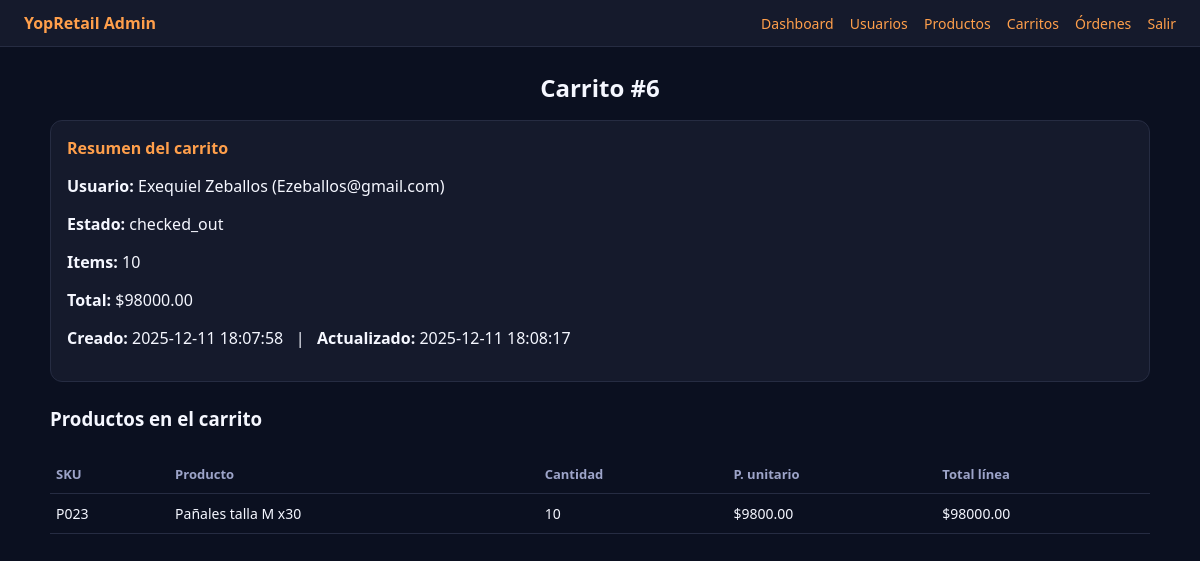
Before: /admin/carts/6 (signed in) with the older database file.
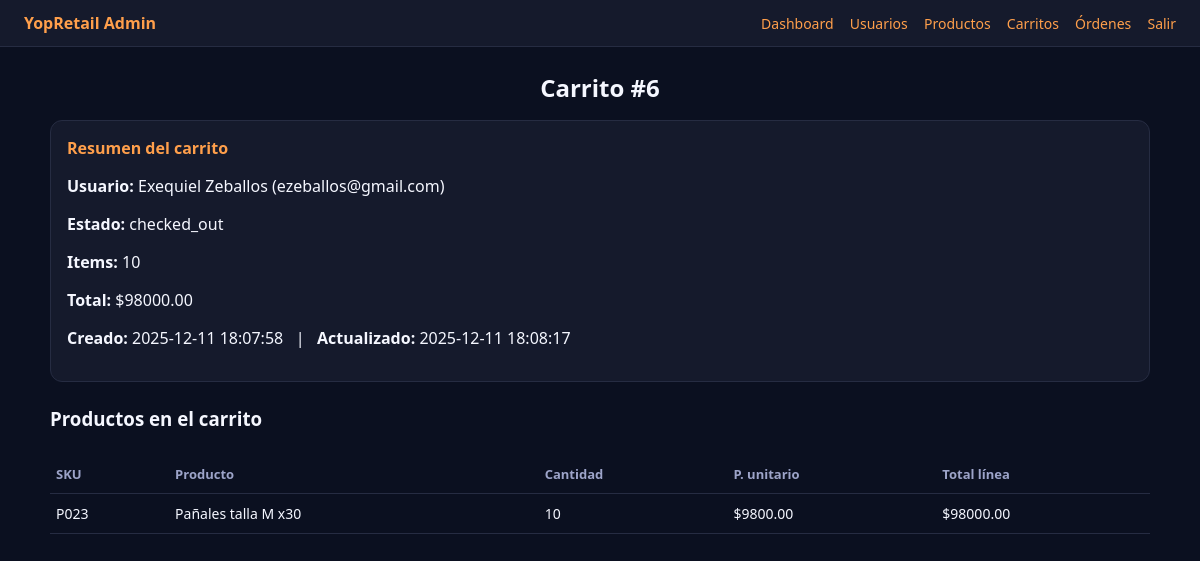
After: the same page with the newer database file.
### tables this page shows
CREATE TABLE users (
    id          INTEGER PRIMARY KEY AUTOINCREMENT,
    name        TEXT NOT NULL,
    email       TEXT NOT NULL UNIQUE,
    phone       TEXT,
    segment     TEXT DEFAULT 'nuevo',
    created_at  TEXT DEFAULT (datetime('now'))
);

### backoffice_app.py (the view)
@app.get("/admin/carts/{cart_id}", response_class=HTMLResponse)
def admin_cart_detail(cart_id: int, request: Request, _: bool = Depends(get_current_admin)):
    with get_connection() as conn:
        cart = conn.execute(
            """
            SELECT
                c.id,
                c.user_id,
                u.name AS user_name,
                u.email AS user_email,
                c.status,
                c.created_at,
                c.updated_at,
                COALESCE(SUM(ci.quantity * ci.unit_price), 0) AS total,
                COALESCE(SUM(ci.quantity), 0) AS items_count
            FROM carts c
            JOIN users u ON u.id = c.user_id
            LEFT JOIN cart_items ci ON ci.cart_id = c.id
            WHERE c.id = ?
            GROUP BY c.id
            """,
            (cart_id,),
        ).fetchone()
        if not cart:
            raise HTTPException(status_code=404, detail="Carrito no encontrado")
        items = conn.execute(
            """
            SELECT
                p.sku,
                p.name AS product_name,
                ci.quantity,
                ci.unit_price,
                (ci.quantity * ci.unit_price) AS line_total
            FROM cart_items ci
            JOIN products p ON p.id = ci.product_id
            WHERE ci.cart_id = ?
            ORDER BY p.name
            """,
            (cart_id,),
        ).fetchall()
    return templates.TemplateResponse(
        "cart_detail.html",
        {"request": request, "cart": cart, "items": items},
    )

### templates/cart_detail.html (shortened to what this page needs)
{% extends "admin_base.html" %}
{% block content %}
<h2>Carrito #{{ cart.id }}</h2>
<section class="form-section">
  <h3>Resumen del carrito</h3>
  <p><strong>Usuario:</strong> {{ cart.user_name }} ({{ cart.user_email }})</p>
  <p><strong>Estado:</strong> {{ cart.status }}</p>
  <p><strong>Items:</strong> {{ cart.items_count }}</p>
  <p><strong>Total:</strong> ${{ "%.2f"|format(cart.total) }}</p>
  <p><strong>Creado:</strong> {{ cart.created_at }} &nbsp; | &nbsp; <strong>Actualizado:</strong> {{ cart.updated_at }}</p>
</section>
<h3>Productos en el carrito</h3>
<table class="table">
  <thead>
    <tr>
      <th>SKU</th>
      <th>Producto</th>
      <th>Cantidad</th>
      <th>P. unitario</th>
      <th>Total línea</th>
    </tr>
  </thead>
  <tbody>
  {% for item in items %}
    <tr>
      <td>{{ item.sku }}</td>
      <td>{{ item.product_name }}</td>
      <td>{{ item.quantity }}</td>
      <td>${{ "%.2f"|format(item.unit_price) }}</td>
      <td>${{ "%.2f"|format(item.line_total) }}</td>
    </tr>
  {% endfor %}
  </tbody>
</table>
{% endblock %}

Changed rows visible on the page:
changed users "Exequiel Zeballos": user_email "Ezeballos@gmail.com" → "ezeballos@gmail.com"
